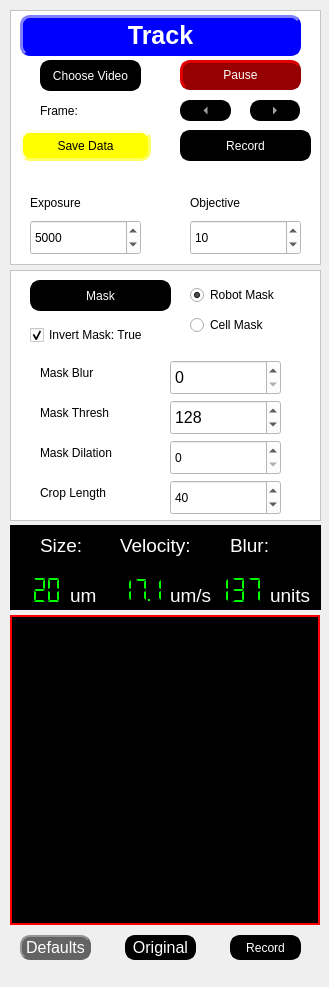
  <widget class="QDockWidget" name="dockWidget">
   <property name="minimumSize">
    <size>
     <width>329</width>
     <height>987</height>
    </size>
   </property>
   <property name="styleSheet">
    <string notr="true"/>
   </property>
   <property name="floating">
    <bool>false</bool>
   </property>
   <property name="allowedAreas">
    <set>Qt::LeftDockWidgetArea|Qt::RightDockWidgetArea</set>
   </property>
   <attribute name="dockWidgetArea">
    <number>1</number>
   </attribute>
   <widget class="QWidget" name="dockWidgetContents">
    <widget class="QFrame" name="frame_3">
     <property name="geometry">
      <rect>
       <x>10</x>
       <y>10</y>
       <width>311</width>
       <height>255</height>
      </rect>
     </property>
     <property name="styleSheet">
      <string notr="true"> color: rgb(0, 0, 0);
 background-color: rgb(255, 255, 255);
</string>
     </property>
     <property name="frameShape">
      <enum>QFrame::StyledPanel</enum>
     </property>
     <property name="frameShadow">
      <enum>QFrame::Raised</enum>
     </property>
     <widget class="QPushButton" name="choosevideobutton">
      <property name="geometry">
       <rect>
        <x>30</x>
        <y>50</y>
        <width>101</width>
        <height>31</height>
       </rect>
      </property>
      <property name="styleSheet">
       <string notr="true">     QPushButton {
                color: rgb(255, 255, 255);
                background-color: rgb(0, 0, 0);
                border-style: outset;
                border-width: 2px;
                border-radius: 10px;
                border-color: rgb(0, 0, 0);
                min-width: 1em;
                padding: 1px;
            }
            QPushButton:hover {
                background-color: rgb(100, 100, 100);
                color: rgb(255, 255, 255);
                border-color: rgb(100, 100, 100);
            
            
            }</string>
      </property>
      <property name="text">
       <string>Choose Video</string>
      </property>
     </widget>
     <widget class="QPushButton" name="pausebutton">
      <property name="geometry">
       <rect>
        <x>170</x>
        <y>50</y>
        <width>121</width>
        <height>30</height>
       </rect>
      </property>
      <property name="maximumSize">
       <size>
        <width>300</width>
        <height>30</height>
       </size>
      </property>
      <property name="styleSheet">
       <string notr="true">QPushButton {
                color: rgb(255, 255, 255);
                background-color: rgb(150, 0, 0);
                border-style: outset;
                border-width: 3px;
                border-radius: 10px;
                border-color: rgb(150, 0, 0);
                min-width: 1em;
                padding: 1px;
            }
            QPushButton:checked {
                color: rgb(255, 255, 255);
                background-color: rgb(0, 0, 150);
                border-style: inset;
                border-width: 3px;
                border-radius: 10px;
                border-color: rgb(0, 0, 255);
                font: bold 12px;
                min-width: 1em;
                padding: 1px;
            }
            QPushButton:hover {
                background-color: rgb(100, 100, 100);
                color: rgb(255, 255, 255);
                border-color: rgb(255, 0, 0);
                padding-left: 2px;
                padding-top: 2px;
            }</string>
      </property>
      <property name="text">
       <string>Pause</string>
      </property>
      <property name="checkable">
       <bool>true</bool>
      </property>
     </widget>
     <widget class="QPushButton" name="savedatabutton">
      <property name="geometry">
       <rect>
        <x>10</x>
        <y>120</y>
        <width>131</width>
        <height>31</height>
       </rect>
      </property>
      <property name="styleSheet">
       <string notr="true">QPushButton {
                color: rgb(0, 0, 0);
                background-color: rgb(255, 255, 0);
                border-style: outset;
                border-width: 3px;
                border-radius: 10px;
                border-color: rgb(255, 255, 100);
                min-width: 1em;
                padding: 6px;
            }
            QPushButton:hover {
                background-color: rgb(255, 255, 200);
                color: rgb(0, 0, 0);
            }
            QPushButton:pressed {
                background-color: red;
                border: 2px solid red;
                padding-left: 5px;
                padding-top: 5px;
                border-style: inset;
                }</string>
      </property>
      <property name="text">
       <string>Save Data</string>
      </property>
      <property name="checkable">
       <bool>true</bool>
      </property>
     </widget>
     <widget class="QPushButton" name="recordbutton">
      <property name="geometry">
       <rect>
        <x>170</x>
        <y>120</y>
        <width>131</width>
        <height>31</height>
       </rect>
      </property>
      <property name="styleSheet">
       <string notr="true">QPushButton {
                color: rgb(255, 255, 255);
                background-color: rgb(0, 0, 0);
                border-style: outset;
                border-width: 3px;
                border-radius: 10px;
                border-color: rgb(0, 0, 0);
                min-width: 1em;
                padding: 6px;
            }
      
            QPushButton:checked {
                color: rgb(255, 255, 255);
                background-color: rgb(255, 0, 0);
                border-style: inset;
                border-width: 3px;
                border-radius: 10px;
                border-color: rgb(255, 0, 0);
                font: bold 16px;
                min-width: 1em;
               
            }
            QPushButton:hover {
                background-color: rgb(100, 100, 100);
                color: rgb(255, 255, 255);
                border-color: rgb(100, 100, 100);
                padding-left: 5px;
                padding-top: 5px;
            }</string>
      </property>
      <property name="text">
       <string>Record</string>
      </property>
      <property name="checkable">
       <bool>true</bool>
      </property>
     </widget>
     <widget class="QLabel" name="framelabel">
      <property name="geometry">
       <rect>
        <x>30</x>
        <y>90</y>
        <width>121</width>
        <height>21</height>
       </rect>
      </property>
      <property name="maximumSize">
       <size>
        <width>300</width>
        <height>25</height>
       </size>
      </property>
      <property name="text">
       <string>Frame: </string>
      </property>
     </widget>
     <widget class="QToolButton" name="leftbutton">
      <property name="geometry">
       <rect>
        <x>170</x>
        <y>90</y>
        <width>51</width>
        <height>21</height>
       </rect>
      </property>
      <property name="styleSheet">
       <string notr="true">QToolButton {
                color: rgb(255, 255, 255);
                background-color: rgb(0, 0, 0);
                border-style: outset;
                border-width: px;
                border-radius: 10px;
                border: 2px solid rgb(0, 0, 0);
                font: bold 16px;
                min-width: 1em;
                padding: 1px;
            }
            QToolButton:hover {
                background-color: rgb(100, 100, 100);
                color: rgb(255, 255, 255);
                border: 2px solid rgb(0, 255, 0);
            }
            QToolButton:pressed {
                background-color: rgb(100, 100, 100);
                border: 2px solid rgb(255, 0, 0);
                border-style: inset;
                padding-left: 5px;
                padding-top: 5px;
            }</string>
      </property>
      <property name="text">
       <string>...</string>
      </property>
      <property name="autoRepeat">
       <bool>false</bool>
      </property>
      <property name="autoRepeatDelay">
       <number>0</number>
      </property>
      <property name="autoRepeatInterval">
       <number>1</number>
      </property>
      <property name="arrowType">
       <enum>Qt::LeftArrow</enum>
      </property>
     </widget>
     <widget class="QPushButton" name="trackbutton">
      <property name="geometry">
       <rect>
        <x>10</x>
        <y>5</y>
        <width>281</width>
        <height>41</height>
       </rect>
      </property>
      <property name="cursor">
       <cursorShape>ArrowCursor</cursorShape>
      </property>
      <property name="styleSheet">
       <string notr="true">
QPushButton {
                color: rgb(255, 255, 255);
                background-color: rgb(0, 0, 255);
                border-style: outset;
                border-width: 3px;
                border-radius: 10px;
                border-color: rgb(0, 0, 255);
                min-width: 1em;
                padding: 6px;
			  font: bold 25px;
            }
      
            QPushButton:checked {
                color: rgb(255, 255, 255);
                background-color: rgb(255, 0, 0);
                border-style: inset;
                border-width: 3px;
                border-radius: 10px;
                border-color: rgb(255, 0, 0);
                font: bold 25px;
                min-width: 1em;
               
            }
            QPushButton:hover {
                background-color: rgb(100, 100, 100);
                color: rgb(255, 255, 255);
                border-color: rgb(0, 255, 0);
                padding-left: 5px;
                padding-top: 5px;
            }</string>
      </property>
      <property name="text">
       <string>Track</string>
      </property>
      <property name="checkable">
       <bool>true</bool>
      </property>
     </widget>
     <widget class="QToolButton" name="rightbutton">
      <property name="geometry">
       <rect>
        <x>240</x>
        <y>90</y>
        <width>50</width>
        <height>21</height>
       </rect>
      </property>
      <property name="styleSheet">
       <string notr="true">QToolButton {
                color: rgb(255, 255, 255);
                background-color: rgb(0, 0, 0);
                border-style: outset;
                border-width: px;
                border-radius: 10px;
                border: 2px solid rgb(0, 0, 0);
                font: bold 16px;
                min-width: 1em;
                padding: 1px;
            }
            QToolButton:hover {
                background-color: rgb(100, 100, 100);
                color: rgb(255, 255, 255);
                border: 2px solid rgb(0, 255, 0);
            }
            QToolButton:pressed {
                background-color: rgb(100, 100, 100);
                border: 2px solid rgb(255, 0, 0);
                border-style: inset;
                padding-left: 5px;
                padding-top: 5px;
            }</string>
      </property>
      <property name="text">
       <string>...</string>
      </property>
      <property name="autoRepeat">
       <bool>false</bool>
      </property>
      <property name="autoRepeatInterval">
       <number>1</number>
      </property>
      <property name="arrowType">
       <enum>Qt::RightArrow</enum>
      </property>
     </widget>
     <widget class="QLabel" name="exposurelabel">
      <property name="geometry">
       <rect>
        <x>20</x>
        <y>180</y>
        <width>111</width>
        <height>25</height>
       </rect>
      </property>
      <property name="maximumSize">
       <size>
        <width>150</width>
        <height>25</height>
       </size>
      </property>
      <property name="text">
       <string>Exposure</string>
      </property>
     </widget>
     <widget class="QSpinBox" name="exposurebox">
      <property name="geometry">
       <rect>
        <x>20</x>
        <y>210</y>
        <width>111</width>
        <height>35</height>
       </rect>
      </property>
      <property name="minimum">
       <number>100</number>
      </property>
      <property name="maximum">
       <number>30000</number>
      </property>
      <property name="singleStep">
       <number>100</number>
      </property>
      <property name="value">
       <number>5000</number>
      </property>
      <property name="displayIntegerBase">
       <number>10</number>
      </property>
     </widget>
     <widget class="QLabel" name="objectivelabel">
      <property name="geometry">
       <rect>
        <x>180</x>
        <y>180</y>
        <width>111</width>
        <height>25</height>
       </rect>
      </property>
      <property name="maximumSize">
       <size>
        <width>150</width>
        <height>25</height>
       </size>
      </property>
      <property name="text">
       <string>Objective</string>
      </property>
     </widget>
     <widget class="QSpinBox" name="objectivebox">
      <property name="geometry">
       <rect>
        <x>180</x>
        <y>210</y>
        <width>111</width>
        <height>35</height>
       </rect>
      </property>
      <property name="minimum">
       <number>1</number>
      </property>
      <property name="maximum">
       <number>50</number>
      </property>
      <property name="singleStep">
       <number>5</number>
      </property>
      <property name="value">
       <number>10</number>
      </property>
      <property name="displayIntegerBase">
       <number>10</number>
      </property>
     </widget>
    </widget>
    <widget class="QFrame" name="trackerparamsframe">
     <property name="geometry">
      <rect>
       <x>10</x>
       <y>270</y>
       <width>311</width>
       <height>251</height>
      </rect>
     </property>
     <property name="styleSheet">
      <string notr="true"> color: rgb(0, 0, 0);
 background-color: rgb(255, 255, 255);
</string>
     </property>
     <property name="frameShape">
      <enum>QFrame::StyledPanel</enum>
     </property>
     <property name="frameShadow">
      <enum>QFrame::Raised</enum>
     </property>
     <widget class="QSpinBox" name="maskthreshbox">
      <property name="geometry">
       <rect>
        <x>160</x>
        <y>130</y>
        <width>111</width>
        <height>35</height>
       </rect>
      </property>
      <property name="font">
       <font>
        <pointsize>12</pointsize>
        <italic>false</italic>
        <bold>false</bold>
       </font>
      </property>
      <property name="styleSheet">
       <string notr="true"/>
      </property>
      <property name="maximum">
       <number>255</number>
      </property>
      <property name="singleStep">
       <number>10</number>
      </property>
      <property name="value">
       <number>128</number>
      </property>
     </widget>
     <widget class="QLabel" name="maskthreshlabel">
      <property name="geometry">
       <rect>
        <x>30</x>
        <y>130</y>
        <width>121</width>
        <height>25</height>
       </rect>
      </property>
      <property name="maximumSize">
       <size>
        <width>150</width>
        <height>25</height>
       </size>
      </property>
      <property name="text">
       <string>Mask Thresh</string>
      </property>
     </widget>
     <widget class="QSpinBox" name="maskdilationbox">
      <property name="geometry">
       <rect>
        <x>160</x>
        <y>170</y>
        <width>111</width>
        <height>35</height>
       </rect>
      </property>
      <property name="maximum">
       <number>40</number>
      </property>
     </widget>
     <widget class="QLabel" name="maskdilationlabel">
      <property name="geometry">
       <rect>
        <x>30</x>
        <y>170</y>
        <width>121</width>
        <height>25</height>
       </rect>
      </property>
      <property name="maximumSize">
       <size>
        <width>150</width>
        <height>25</height>
       </size>
      </property>
      <property name="text">
       <string>Mask Dilation</string>
      </property>
     </widget>
     <widget class="QSpinBox" name="croplengthbox">
      <property name="geometry">
       <rect>
        <x>160</x>
        <y>210</y>
        <width>111</width>
        <height>35</height>
       </rect>
      </property>
      <property name="minimum">
       <number>5</number>
      </property>
      <property name="maximum">
       <number>300</number>
      </property>
      <property name="singleStep">
       <number>5</number>
      </property>
      <property name="value">
       <number>40</number>
      </property>
      <property name="displayIntegerBase">
       <number>10</number>
      </property>
     </widget>
     <widget class="QLabel" name="croplengthlabel">
      <property name="geometry">
       <rect>
        <x>30</x>
        <y>210</y>
        <width>121</width>
        <height>25</height>
       </rect>
      </property>
      <property name="maximumSize">
       <size>
        <width>150</width>
        <height>25</height>
       </size>
      </property>
      <property name="text">
       <string>Crop Length</string>
      </property>
     </widget>
     <widget class="QSpinBox" name="maskblurbox">
      <property name="geometry">
       <rect>
        <x>160</x>
        <y>90</y>
        <width>111</width>
        <height>35</height>
       </rect>
      </property>
      <property name="font">
       <font>
        <pointsize>12</pointsize>
        <italic>false</italic>
        <bold>false</bold>
       </font>
      </property>
      <property name="styleSheet">
       <string notr="true"/>
      </property>
      <property name="maximum">
       <number>40</number>
      </property>
      <property name="singleStep">
       <number>1</number>
      </property>
      <property name="value">
       <number>0</number>
      </property>
     </widget>
     <widget class="QLabel" name="maskblurlabel">
      <property name="geometry">
       <rect>
        <x>30</x>
        <y>90</y>
        <width>121</width>
        <height>25</height>
       </rect>
      </property>
      <property name="maximumSize">
       <size>
        <width>150</width>
        <height>25</height>
       </size>
      </property>
      <property name="text">
       <string>Mask Blur</string>
      </property>
     </widget>
     <widget class="QPushButton" name="maskbutton">
      <property name="geometry">
       <rect>
        <x>20</x>
        <y>10</y>
        <width>141</width>
        <height>31</height>
       </rect>
      </property>
      <property name="styleSheet">
       <string notr="true">QPushButton {
                color: rgb(255, 255, 255);
                background-color: rgb(0, 0, 0);
                border-style: outset;
                border-width: 2px;
                border-radius: 10px;
                border-color: rgb(0, 0, 0);
                min-width: 1em;
                padding: 1px;
            }
            QPushButton:hover {
                background-color: rgb(100, 100, 100);
                color: rgb(255, 255, 255);
                border-style: inset;
			  border-color: rgb(0, 255, 0);
            }</string>
      </property>
      <property name="text">
       <string>Mask</string>
      </property>
      <property name="checkable">
       <bool>true</bool>
      </property>
      <property name="checked">
       <bool>false</bool>
      </property>
     </widget>
     <widget class="QRadioButton" name="robotmask_radio">
      <property name="geometry">
       <rect>
        <x>180</x>
        <y>10</y>
        <width>111</width>
        <height>30</height>
       </rect>
      </property>
      <property name="text">
       <string>Robot Mask</string>
      </property>
      <property name="checked">
       <bool>true</bool>
      </property>
     </widget>
     <widget class="QRadioButton" name="cellmask_radio">
      <property name="geometry">
       <rect>
        <x>180</x>
        <y>40</y>
        <width>121</width>
        <height>30</height>
       </rect>
      </property>
      <property name="text">
       <string>Cell Mask</string>
      </property>
     </widget>
     <widget class="QCheckBox" name="maskinvert_checkBox">
      <property name="geometry">
       <rect>
        <x>20</x>
        <y>50</y>
        <width>151</width>
        <height>30</height>
       </rect>
      </property>
      <property name="text">
       <string>Invert Mask: True</string>
      </property>
      <property name="checked">
       <bool>true</bool>
      </property>
     </widget>
    </widget>
    <widget class="QFrame" name="robotparamsframe">
     <property name="geometry">
      <rect>
       <x>10</x>
       <y>525</y>
       <width>311</width>
       <height>85</height>
      </rect>
     </property>
     <property name="styleSheet">
      <string notr="true"> color: rgb(255, 255, 255);
 background-color: rgb(0, 0, 0);
font-size: 14pt; font: Arial;</string>
     </property>
     <property name="frameShape">
      <enum>QFrame::StyledPanel</enum>
     </property>
     <property name="frameShadow">
      <enum>QFrame::Raised</enum>
     </property>
     <widget class="QLabel" name="robotsizelabel">
      <property name="geometry">
       <rect>
        <x>30</x>
        <y>10</y>
        <width>51</width>
        <height>20</height>
       </rect>
      </property>
      <property name="maximumSize">
       <size>
        <width>300</width>
        <height>50</height>
       </size>
      </property>
      <property name="text">
       <string>Size:   </string>
      </property>
     </widget>
     <widget class="QLabel" name="robotvelocitylabel">
      <property name="geometry">
       <rect>
        <x>110</x>
        <y>10</y>
        <width>81</width>
        <height>21</height>
       </rect>
      </property>
      <property name="maximumSize">
       <size>
        <width>300</width>
        <height>50</height>
       </size>
      </property>
      <property name="text">
       <string>Velocity: </string>
      </property>
     </widget>
     <widget class="QLabel" name="robotblurlabel">
      <property name="geometry">
       <rect>
        <x>220</x>
        <y>10</y>
        <width>51</width>
        <height>20</height>
       </rect>
      </property>
      <property name="maximumSize">
       <size>
        <width>16777215</width>
        <height>50</height>
       </size>
      </property>
      <property name="styleSheet">
       <string notr="true"/>
      </property>
      <property name="text">
       <string>Blur:</string>
      </property>
     </widget>
     <widget class="QLCDNumber" name="blurlcdnum">
      <property name="geometry">
       <rect>
        <x>200</x>
        <y>50</y>
        <width>61</width>
        <height>30</height>
       </rect>
      </property>
      <property name="styleSheet">
       <string notr="true">background-color: rgb(0,0,0); 
color: rgb(0,255,0);</string>
      </property>
      <property name="lineWidth">
       <number>0</number>
      </property>
      <property name="midLineWidth">
       <number>0</number>
      </property>
      <property name="smallDecimalPoint">
       <bool>true</bool>
      </property>
      <property name="digitCount">
       <number>3</number>
      </property>
      <property name="mode">
       <enum>QLCDNumber::Dec</enum>
      </property>
      <property name="segmentStyle">
       <enum>QLCDNumber::Flat</enum>
      </property>
      <property name="value" stdset="0">
       <double>137.000000000000000</double>
      </property>
     </widget>
     <widget class="QLabel" name="robotvelocityunitslabel">
      <property name="geometry">
       <rect>
        <x>160</x>
        <y>60</y>
        <width>41</width>
        <height>20</height>
       </rect>
      </property>
      <property name="maximumSize">
       <size>
        <width>300</width>
        <height>50</height>
       </size>
      </property>
      <property name="text">
       <string>um/s</string>
      </property>
     </widget>
     <widget class="QLabel" name="robotblurunitslabe">
      <property name="geometry">
       <rect>
        <x>260</x>
        <y>60</y>
        <width>41</width>
        <height>20</height>
       </rect>
      </property>
      <property name="maximumSize">
       <size>
        <width>300</width>
        <height>50</height>
       </size>
      </property>
      <property name="text">
       <string>units</string>
      </property>
     </widget>
     <widget class="QLCDNumber" name="sizelcdnum">
      <property name="geometry">
       <rect>
        <x>0</x>
        <y>50</y>
        <width>61</width>
        <height>30</height>
       </rect>
      </property>
      <property name="styleSheet">
       <string notr="true">background-color: rgb(0,0,0); 
color: rgb(0,255,0);</string>
      </property>
      <property name="lineWidth">
       <number>0</number>
      </property>
      <property name="midLineWidth">
       <number>0</number>
      </property>
      <property name="smallDecimalPoint">
       <bool>false</bool>
      </property>
      <property name="digitCount">
       <number>3</number>
      </property>
      <property name="mode">
       <enum>QLCDNumber::Dec</enum>
      </property>
      <property name="segmentStyle">
       <enum>QLCDNumber::Flat</enum>
      </property>
      <property name="value" stdset="0">
       <double>20.000000000000000</double>
      </property>
     </widget>
     <widget class="QLCDNumber" name="vellcdnum">
      <property name="geometry">
       <rect>
        <x>90</x>
        <y>50</y>
        <width>71</width>
        <height>30</height>
       </rect>
      </property>
      <property name="styleSheet">
       <string notr="true">background-color: rgb(0,0,0); 
color: rgb(0,255,0);</string>
      </property>
      <property name="lineWidth">
       <number>0</number>
      </property>
      <property name="midLineWidth">
       <number>0</number>
      </property>
      <property name="smallDecimalPoint">
       <bool>true</bool>
      </property>
      <property name="digitCount">
       <number>4</number>
      </property>
      <property name="mode">
       <enum>QLCDNumber::Dec</enum>
      </property>
      <property name="segmentStyle">
       <enum>QLCDNumber::Flat</enum>
      </property>
      <property name="value" stdset="0">
       <double>17.100000000000001</double>
      </property>
     </widget>
     <widget class="QLabel" name="robotsizeunitslabel">
      <property name="geometry">
       <rect>
        <x>60</x>
        <y>60</y>
        <width>31</width>
        <height>20</height>
       </rect>
      </property>
      <property name="maximumSize">
       <size>
        <width>300</width>
        <height>50</height>
       </size>
      </property>
      <property name="text">
       <string>um  </string>
      </property>
     </widget>
    </widget>
    <widget class="QLabel" name="CroppedVideoFeedLabel">
     <property name="geometry">
      <rect>
       <x>10</x>
       <y>615</y>
       <width>310</width>
       <height>310</height>
      </rect>
     </property>
     <property name="styleSheet">
      <string notr="true">background-color: rgb(0,0,0); border:2px solid rgb(255, 0, 0); </string>
     </property>
     <property name="text">
      <string/>
     </property>
    </widget>
    <widget class="QPushButton" name="resetdefaultbutton">
     <property name="geometry">
      <rect>
       <x>20</x>
       <y>935</y>
       <width>71</width>
       <height>25</height>
      </rect>
     </property>
     <property name="maximumSize">
      <size>
       <width>300</width>
       <height>25</height>
      </size>
     </property>
     <property name="font">
      <font>
       <family>Arial</family>
       <pointsize>12</pointsize>
       <italic>false</italic>
       <bold>false</bold>
      </font>
     </property>
     <property name="styleSheet">
      <string notr="true">QPushButton {
                color: rgb(255, 255, 255);
                background-color: rgb(100, 100, 100);
                border-style: outset;
                border-width: 2px;
                border-radius: 10px;
                border-color: rgb(100, 100, 100);
                min-width: 1em;
                padding: 1px;
            }
            QPushButton:hover {
                background-color: rgb(200, 200, 200);
                color: rgb(0, 0, 0);
            }
            QPushButton:pressed {
                background-color: rgb(200, 200, 200);
         
                padding-left: 5px;
                padding-top: 5px;
                border-style: inset;
                }</string>
     </property>
     <property name="text">
      <string>Defaults</string>
     </property>
    </widget>
    <widget class="QPushButton" name="croppedmasktoggle">
     <property name="geometry">
      <rect>
       <x>125</x>
       <y>935</y>
       <width>71</width>
       <height>25</height>
      </rect>
     </property>
     <property name="maximumSize">
      <size>
       <width>300</width>
       <height>25</height>
      </size>
     </property>
     <property name="font">
      <font>
       <family>Arial</family>
       <pointsize>12</pointsize>
       <italic>false</italic>
       <bold>false</bold>
      </font>
     </property>
     <property name="styleSheet">
      <string notr="true">QPushButton {
                color: rgb(255, 255, 255);
                background-color: rgb(0, 0, 0);
                border-style: outset;
                border-width: 2px;
                border-radius: 10px;
                border-color: rgb(0, 0, 0);
                min-width: 1em;
                padding: 1px;
            }
            QPushButton:hover {
                background-color: rgb(100, 100, 100);
                color: rgb(255, 255, 255);
                border-style: inset;
			  border-color: rgb(0, 255, 0);
            }</string>
     </property>
     <property name="text">
      <string>Original</string>
     </property>
     <property name="checkable">
      <bool>true</bool>
     </property>
    </widget>
    <widget class="QPushButton" name="croppedrecordbutton">
     <property name="geometry">
      <rect>
       <x>230</x>
       <y>935</y>
       <width>71</width>
       <height>25</height>
      </rect>
     </property>
     <property name="minimumSize">
      <size>
       <width>21</width>
       <height>0</height>
      </size>
     </property>
     <property name="styleSheet">
      <string notr="true">QPushButton {
                color: rgb(255, 255, 255);
                background-color: rgb(0, 0, 0);
                border-style: outset;
                border-width: 3px;
                border-radius: 10px;
                border-color: rgb(0, 0, 0);
                min-width: 1em;
      
            }
      
            QPushButton:checked {
                color: rgb(255, 255, 255);
                background-color: rgb(255, 0, 0);
                border-style: inset;
                border-width: 3px;
                border-radius: 10px;
                border-color: rgb(255, 0, 0);
                font: bold 16px;
                min-width: 1em;
               
            }
            QPushButton:hover {
                background-color: rgb(100, 100, 100);
                color: rgb(255, 255, 255);
                border-color: rgb(100, 100, 100);
                padding-left: 5px;
                padding-top: 5px;
            }</string>
     </property>
     <property name="text">
      <string>Record</string>
     </property>
     <property name="checkable">
      <bool>true</bool>
     </property>
    </widget>
   </widget>
  </widget>
